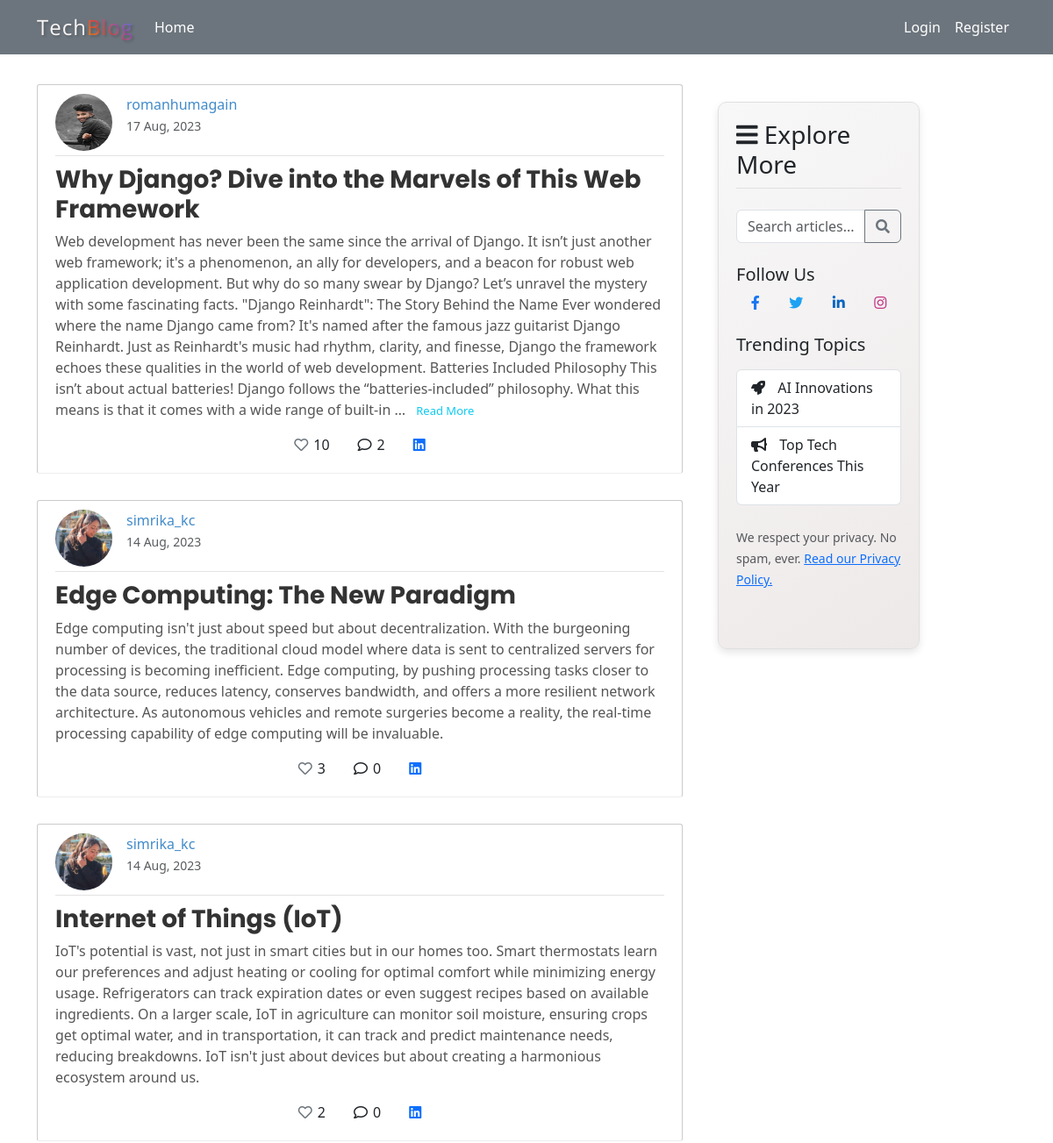
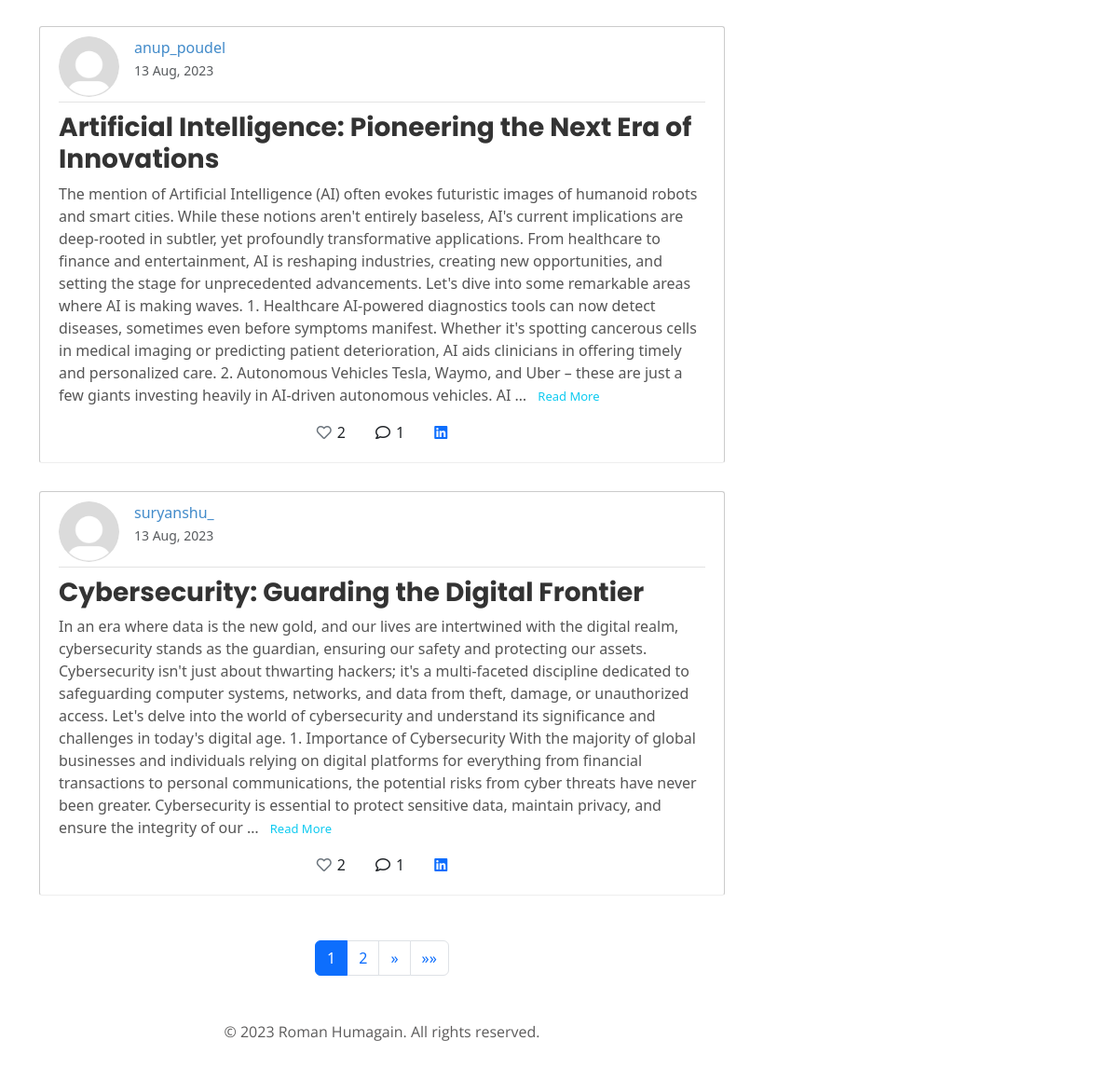
The app's page /, older data (2 pictures, top to bottom).
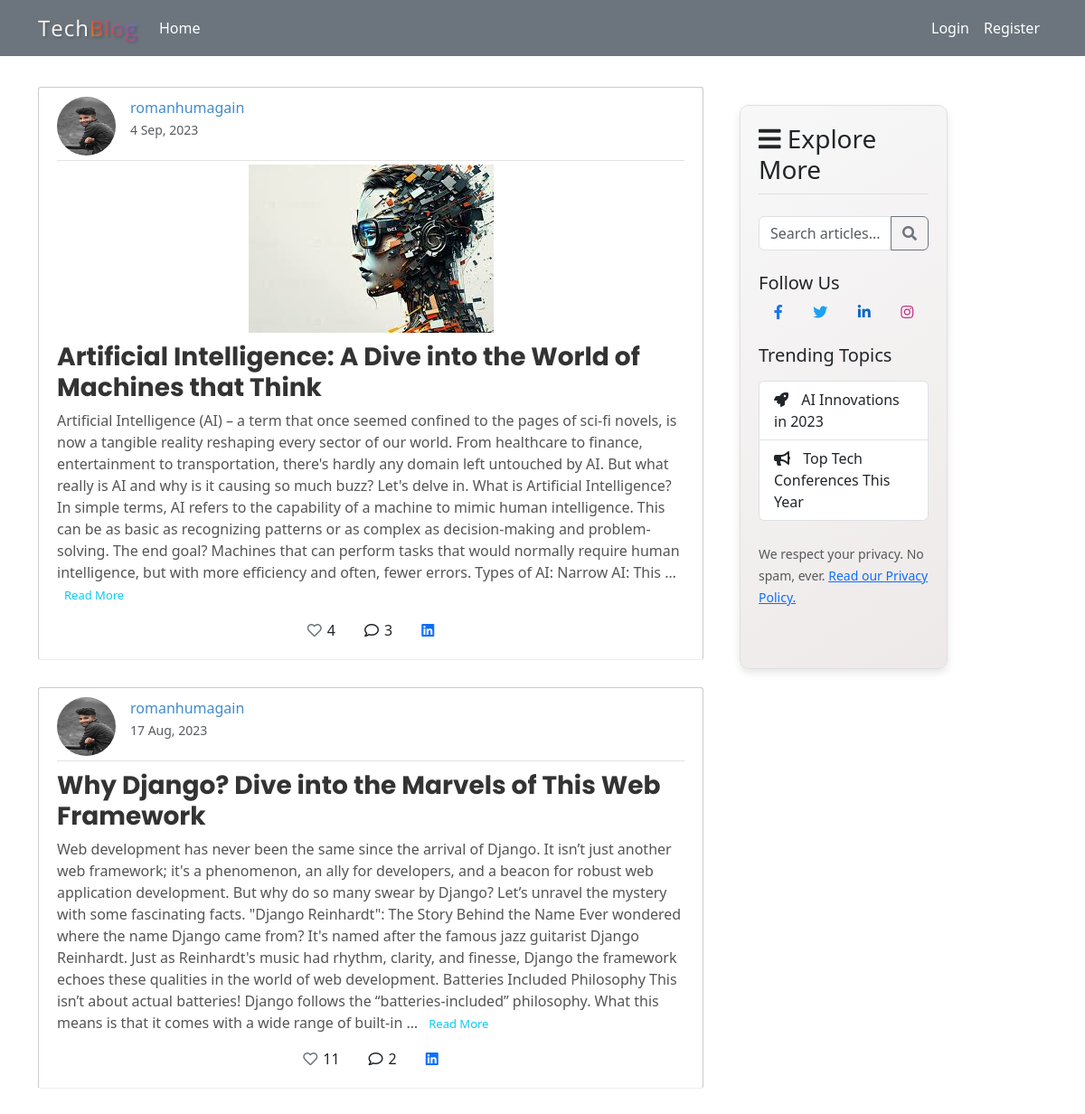
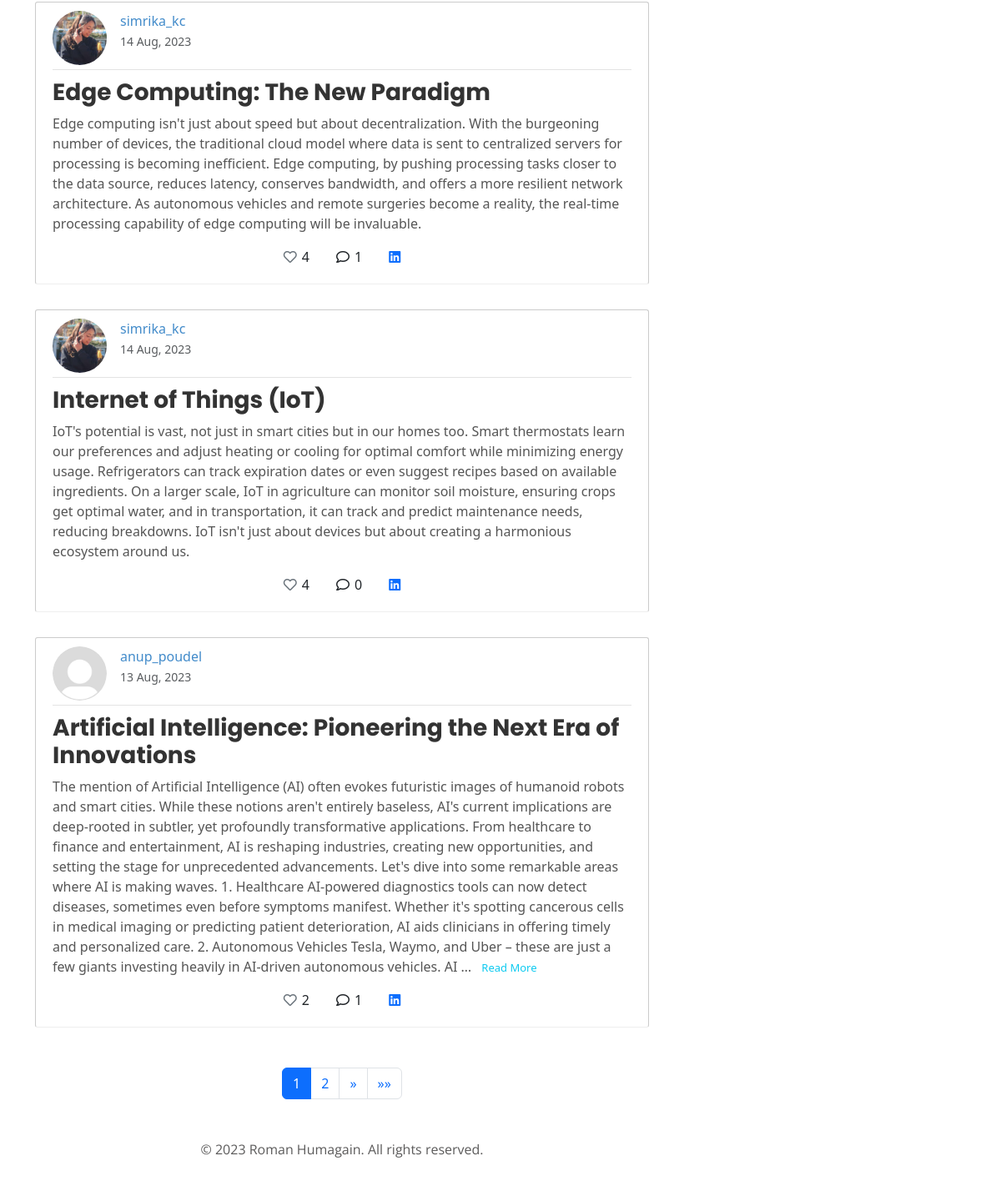
The same page, newer data (2 pictures, top to bottom).
### Blog/models.py (models this page shows, shortened)
class BlogPost(models.Model):
  author = models.ForeignKey(User , on_delete=models.CASCADE , related_name='posts')
  slug = models.SlugField(null=True,unique=True)
  title = models.CharField(max_length=100)
  content = models.TextField()
  image = models.ImageField(null= True , blank=True, upload_to='blog_image')
  date_posted = models.DateTimeField(default = timezone.now)
  likes_count = models.IntegerField(null=True, default=0)
  def get_absolute_url(self):
    return reverse('post-details' , kwargs={'slug':self.slug})

### Users/models.py (models this page shows, shortened)
class Profile(models.Model):
    user = models.OneToOneField(User, on_delete=models.CASCADE)
    previous_logged_in_date = models.DateTimeField(null=True , blank=True)
    slug = models.SlugField(null=True,unique=True)
    profile_pic = models.ImageField(default='profile_pics/default.jpg', upload_to='profile_pics')
    bio = models.TextField(null=True, default=None)
    follower_count = models.IntegerField(null=True, default=0)
    following_count = models.IntegerField(null=True, default=0)
    following = models.ManyToManyField('self' , through = 'Follow' , related_name='followers' , symmetrical=False)

### Blog/views.py (the view)
# urls.py: path('' , PostListView.as_view() , name="blog-home"),
class PostListView(ListView):
    model = BlogPost
    template_name = 'blog/home.html'
    context_object_name = 'posts'
    ordering = ['-date_posted']
    paginate_by = 5
    def get_queryset(self):
        queryset = super().get_queryset()
        search = self.request.GET.get('search')
        if search:
            queryset = queryset.filter(Q(title__icontains=search)|
                                       Q(content__icontains=search)
                                       )
        return queryset
    def get_context_data(self, **kwargs):
        context = super().get_context_data(**kwargs)
        if self.request.user.is_authenticated:
            user_liked_post_ids = Like.objects.filter(user=self.request.user).values_list('post__id', flat=True)
            context['user_liked_post_ids'] = list(user_liked_post_ids)
        return context

### Blog/context_processors.py (called while the page is built)
def notification_count(request):
    if request.user.is_authenticated:
        count = Notification.objects.filter(receiver=request.user, is_read=False).count()
        return {'notification_count': count}
    return {}

### Blog/templates/blog/home.html (shortened to what this page needs)
{% extends 'blog/base.html' %}
{% load static %}
{% block search_bar %}
<form autocomplete="off">
    <div class="input-group mb-4">
        <input type="text" class="form-control" name="search" placeholder="Search articles..."
            aria-label="Search">
        <button class="btn btn-outline-secondary" type="submit" id="search-button"><i
                class="fas fa-search"></i></button>
    </div>
</form>
{% endblock %}
{% block body %}
{% for post in posts %}
<article class="media content-section">
    <div class="media-body">
        <div class="article-metadata d-flex align-items-start">
            <img class="rounded-circle article-img mr-3 mb-1" src="{{ post.author.profile.profile_pic.url }}"
                style="width: 65px; height: 65px;">
            <div>
                {% if user.profile.slug == post.author.profile.slug %}
                <a href="{% url 'user_profile' %}" class="d-block font-weight-bold">
                    {{ post.author }}
                </a>
                {% else %}
                <a href="{% url 'user-profile-details' post.author.profile.slug  %}" class="d-block font-weight-bold">
                    {{post.author }}
                </a>
                {% endif %}
                <small class="text-muted">{{ post.date_posted|date:"j M, Y" }}</small>
            </div>
        </div>
        {% if post.image %}
        <div class="d-flex justify-content-center">
            <img src="{{ post.image.url }}" alt="{{ post.title }}" style="max-width: 550px; max-height: 280px;">
        </div>
        {% endif %}
        <h3 class="mt-2"><a class="article-title" href="{% url 'post-details' post.slug %}">{{ post.title }}</a></h3>
        <p class="article-content" style="display: inline;">{{ post.content|truncatewords:120 }}</p>
        {% if post.content|wordcount > 120 %}
        <a href="{% url 'post-details' post.slug %}" class="read-more-link text-info">Read More</a>
        {% endif %}
    </div>
    <div class="icons-container d-flex justify-content-center align-items-center mt-3">
        <a href="{% url 'like_post' post.id %}"
            class="icon-link like-btn d-flex align-items-center mx-3 text-decoration-none" data-post-id="{{ post.id }}">
            <i class="{% if post.id in user_liked_post_ids %}fas fa-heart text-danger{% else %}far fa-heart text-secondary {% endif %}"></i>
            <span class="icon-count ml-2 text-dark">{{ post.likes_count }}</span>
        </a>
        <a href="{% url 'post-details' post.slug  %}#comments"
            class="icon-link comment-icon d-flex align-items-center mx-3 text-decoration-none">
            <i class="far fa-comment text-dark" ></i>
            <span class="icon-count ml-2 text-dark">{{ post.blogcomment_set.count }}</span>
        </a>
        <a href="https://www.linkedin.com/shareArticle?mini=true&url={{ request.build_absolute_uri|add:post.get_absolute_url }}&title={{ post.title }}"
            target="_blank" class="icon-link d-flex align-items-center mx-3 text-decoration-none">
            <i class="fab fa-linkedin text-primary"></i>
        </a>
    </div>
</article>
{% endfor %}
<div class="container mt-5">
    <nav aria-label="Page navigation">
        <ul class="pagination justify-content-center">
            {% if is_paginated %}
            {% for num in page_obj.paginator.page_range %}
            {% if page_obj.number == num %}
            <li class="page-item active">
                <span class="page-link">{{ num }}</span>
            </li>
            {% elif num > page_obj.number|add:'-2' and num < page_obj.number|add:'2' %} <li class="page-item">
                <a class="page-link" href="?page={{ num }}">{{ num }}</a>
                </li>
                {% endif %}
                {% endfor %}
                {% if page_obj.has_next %}
                <li class="page-item">
                    <a class="page-link" href="?page={{ page_obj.next_page_number }}" aria-label="Next"><span
                            aria-hidden="true">&raquo;</span></a>
                </li>
                <li class="page-item">
                    <a class="page-link" href="?page={{ page_obj.paginator.num_pages }}" aria-label="Last"><span
                            aria-hidden="true">&raquo;&raquo;</span></a>
                </li>
                {% endif %}
                {% endif %}
        </ul>
    </nav>
</div>
{% endblock body %}

### Blog/templates/blog/base.html (shortened to what this page needs)
{% load static %}
<!doctype html>
<html lang="en">
<head>
    <link rel="stylesheet" type="text/css" href="{% static 'blog/css/base.css' %}">
    <link rel="stylesheet" href="https://cdnjs.cloudflare.com/ajax/libs/font-awesome/5.15.4/css/all.min.css">
    <link href="https://cdn.jsdelivr.net/npm/bootstrap@5.3.1/dist/css/bootstrap.min.css" rel="stylesheet"
>
</head>
<body>
    <nav class="navbar navbar-expand-lg navbar-light bg-secondary text-white fixed-top">
        <div class="container">
            <a class="navbar-brand" href="/">
                <span class="logo-text">Tech<span class="logo-highlight">Blog</span></span>
            </a>
            <div class="collapse navbar-collapse" id="navbarNavAltMarkup">
                <div class="navbar-nav mr-auto">
                    <a class="nav-link text-white active" aria-current="page" href="{% url 'blog-home' %}">Home</a>
                </div>
                <div class="navbar-nav ms-auto">
                    {% if user.is_authenticated %}
                    <form class="form-inline my-lg-0 mx-1" action="{% url 'search_user' %}"  method="get" autocomplete="off">
                        <div class="search-box">
                            <input type="text" name="search" class="search-input" placeholder="Search...">
                            <button class="search-button" type="submit"><i class="fas fa-search search-icon"></i></button>
                        </div>
                    </form>
                    <a class="nav-item nav-link text-white mx-1" href="{% url 'post-create' %}"><i class="fas fa-feather-alt"></i> Post Blog</a>
                    <a class="nav-item nav-link text-white position-relative mx-1" href="{% url 'notification' %}">
                        Notification
                        {% if not notification_count <= 0 %}
                        <span class="position-absolute top-1 start-100 translate-middle badge rounded-circle bg-danger">
                            {{ notification_count }}
                            <span class="visually-hidden">unread notifications</span>
                        </span>
                        {% endif %}
                    </a>
                    <a class="nav-item nav-link text-dark user-badge mx-2" href="{% url 'user_profile' %}"><i class="fas fa-user"></i> {{ user.username }}</a>
                    <a class="nav-item nav-link fw-medium" href="{% url 'logout_user' %}" style="color: rgb(179, 34, 34);">Logout</a>
                    {% else %}
                    <a class="nav-item nav-link text-white mr-3" href="{% url 'login_user' %}">Login</a>
                    <a class="nav-item nav-link text-white" href="{% url 'register_user' %}">Register</a>
                    {% endif %}
                </div>
            </div>
        </div>
    </nav>
    <main role="main" class="container my-5">
        <div class="row">
            <div class="col-md-8 order-last order-md-1 mt-5">
                {% block body %}{% endblock %}
                <footer class="mt-5">
                    &copy; 2023 Roman Humagain. All rights reserved.
                </footer>
            </div>
            <div class="col-md-4 order-first order-md-2 d-none d-md-inline-block mt-5">
                <div class="content-section stylish-sidebar">
                    <h3 class="mb-4"><i class="fas fa-bars"></i> Explore More</h3>
                    {% block search_bar %}
                    {% endblock %}
                    <div class="mb-4">
                        <h5>Follow Us</h5>
                        <div class="d-flex justify-content-around">
                            <a href="#" class="text-decoration-none">
                                <i class="fab fa-facebook-f" style="color: #1877F2;"></i>
                            </a>
                            <a href="#" class="text-decoration-none">
                                <i class="fab fa-twitter" style="color: #1DA1F2;"></i>
                            </a>
                            <a href="#" class="text-decoration-none">
                                <i class="fab fa-linkedin-in" style="color: #0A66C2;"></i>
                            </a>
                            <a href="#" class="text-decoration-none">
                                <i class="fab fa-instagram" style="color: #C13584;"></i>
                            </a>
                        </div>
                    </div>
                    <h5 class="mb-3">Trending Topics</h5>
                    <ul class="list-group mb-4">
                        <li class="list-group-item list-group-item-action">
                            <i class="fas fa-rocket"></i> AI Innovations in 2023
                        </li>
                        <li class="list-group-item list-group-item-action">
                            <i class="fas fa-bullhorn"></i> Top Tech Conferences This Year
                        </li>
                    </ul>
                    <small class="text-muted">
                        We respect your privacy. No spam, ever. <a href="#" class="text-primary">Read our Privacy Policy.</a>
                    </small>
                </div>
            </div>
        </div>
    </main>
</body>
</html>

### Blog/static/blog/css/base.css (style rules this page uses)
body { font-family: 'Nunito', sans-serif; background-color: #fff; color: #333; }
.logo-text { font-family: 'Open Sans', sans-serif; font-size: 24px; letter-spacing: 1px; position: relative; color: #fbf5f5; text-shadow: 2px 2px 3px rgba(0,0,0,0.2); transition: all 0.3s; }
.logo-highlight { font-size: 24px; color: transparent; background: linear-gradient(45deg, #F39C12, #E74C3C, #9B59B6, #3498DB); -webkit-background-clip: text; background-clip: text; animation: colors 5s infinite alternate; }
.content-section { background: #ffffff; padding: 10px 20px; border: 1px solid #cbcbcb; border-radius: 3px; margin-bottom: 20px; }
.article-title { color: #444444; text-decoration: none; }
.article-img { height: 65px; width: 65px; margin-right: 16px; }
.article-metadata { padding-bottom: 1px; margin-bottom: 4px; border-bottom: 1px solid #e3e3e3; text-decoration: none; }
.article-metadata a { font-weight: normal; color: #428bca; text-decoration: none; }
.article-title { font-family: 'Poppins', sans-serif; font-weight: 700; color: #333; text-decoration: none; margin-top: 10px; display: block; }
.article-content { font-size: 16px; line-height: 1.5; color: #555; margin-top: 20px; }
.article-content { white-space: pre-line; }
.media.content-section { margin-bottom: 30px; border-bottom: 1px solid #eee; padding-bottom: 20px; }
footer { color: #5c5b5b; font-family: 'Open Sans', sans-serif; font-size: 16px; text-align: center; padding-bottom: 20px; }
.text-muted { font-weight: lighter; }
.stylish-sidebar { border: 1px solid #e0e0e0; box-shadow: 0 4px 8px rgba(0, 0, 0, 0.1); border-radius: 10px; padding: 20px; background: linear-gradient(145deg, #f8f8f8, #eee9e9); }
.stylish-sidebar h3 { border-bottom: 1px solid #e0e0e0; padding-bottom: 10px; margin-bottom: 20px; }
.list-group-item-action { transition: all 0.3s; }
.list-group-item-action i { margin-right: 10px; }
.read-more-link { text-decoration: none; color: #333; position: relative; margin-left: 8px; transition: color 0.3s; font-size: small; }
.read-more-link::after { content: ''; position: absolute; bottom: 0; left: 0; width: 0; height: 1px; background: #333; transition: width 0.4s; }

### Blog/templates/blog/base.html (style rules this page uses)
.stylish-sidebar { position: fixed; top: 100px; right: 4; margin: 16px; height: 78vh; overflow-y: auto; width: calc(33.333333% - 170px); }
.navbar-nav a.nav-item.nav-link { transition: color 0.2s; }

Row changes from the older to the newer data that the page shows:
no longer on this page (row unchanged): BlogPost: author.profile.profile_pic (placeholder picture), author "suryanshu_", date_posted "13 Aug, 2023", title "Cybersecurity: Guarding the Digital Frontier", content "In an era where data is the new gold, and our lives are intertwined with the digital realm, cybersecurity stands as the guardian, ensuring our safety and protecting our assets. Cybersecurity isn't just about thwarting hackers; it's a multi-faceted discipline dedicated to safeguarding computer systems, networks, and data from theft, damage, or unauthorized access. Let's delve into the world of cybersecurity and understand its significance and challenges in today's digital age. 1. Importance of Cybersecurity With the majority of global businesses and individuals relying on digital platforms for everything from financial transactions to personal communications, the potential risks from cyber…", shows "Read More", likes_count "2", blogcomment_set.count "1"
added BlogPost: author.profile.profile_pic (picture), author "romanhumagain", date_posted "4 Sep, 2023", image (picture), title "Artificial Intelligence: A Dive into the World of Machines that Think", content "Artificial Intelligence (AI) – a term that once seemed confined to the pages of sci-fi novels, is now a tangible reality reshaping every sector of our world. From healthcare to finance, entertainment to transportation, there's hardly any domain left untouched by AI. But what really is AI and why is it causing so much buzz? Let's delve in. What is Artificial Intelligence? In simple terms, AI refers to the capability of a machine to mimic human intelligence. This can be as basic as recognizing patterns or as complex as decision-making and problem-solving. The end goal? Machines that can perform tasks that would normally require human intelligence, but with more efficiency and often, fewer…", shows "Read More", likes_count "4", blogcomment_set.count "3"
changed BlogPost "Why Django? Dive into the Marvels of This Web Framework": likes_count "10" → "11"
changed BlogPost "Edge Computing: The New Paradigm": likes_count "3" → "4"; blogcomment_set.count "0" → "1"
changed BlogPost "Internet of Things (IoT)": likes_count "2" → "4"
